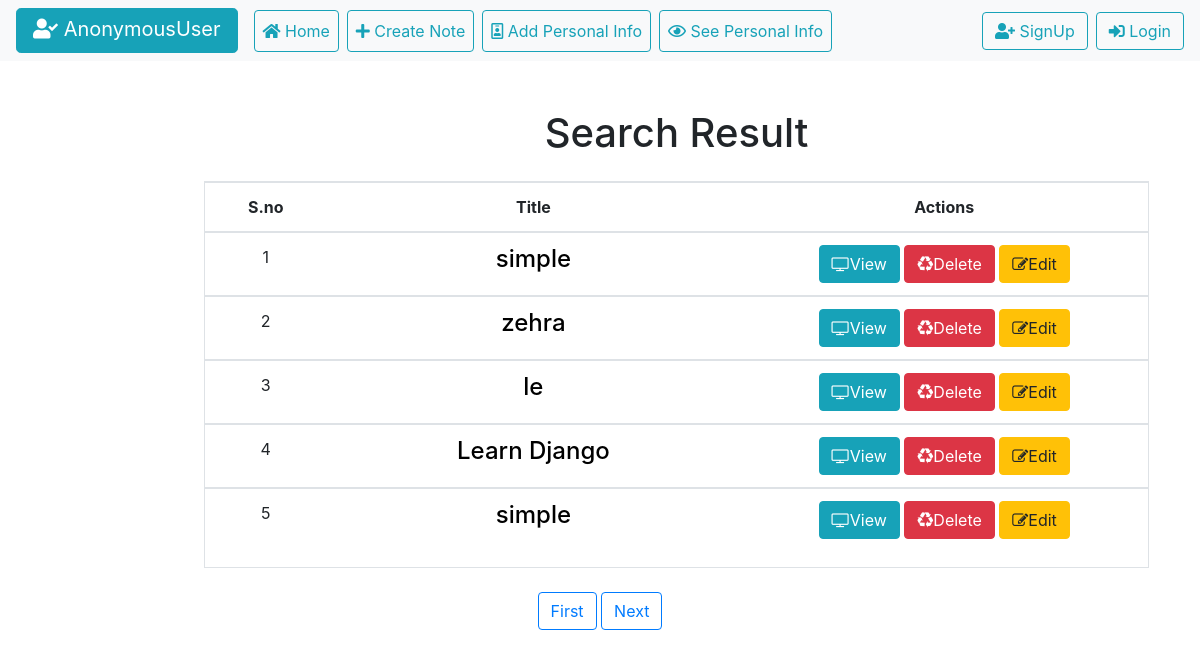
/search/, run on an earlier commit of the app's database.
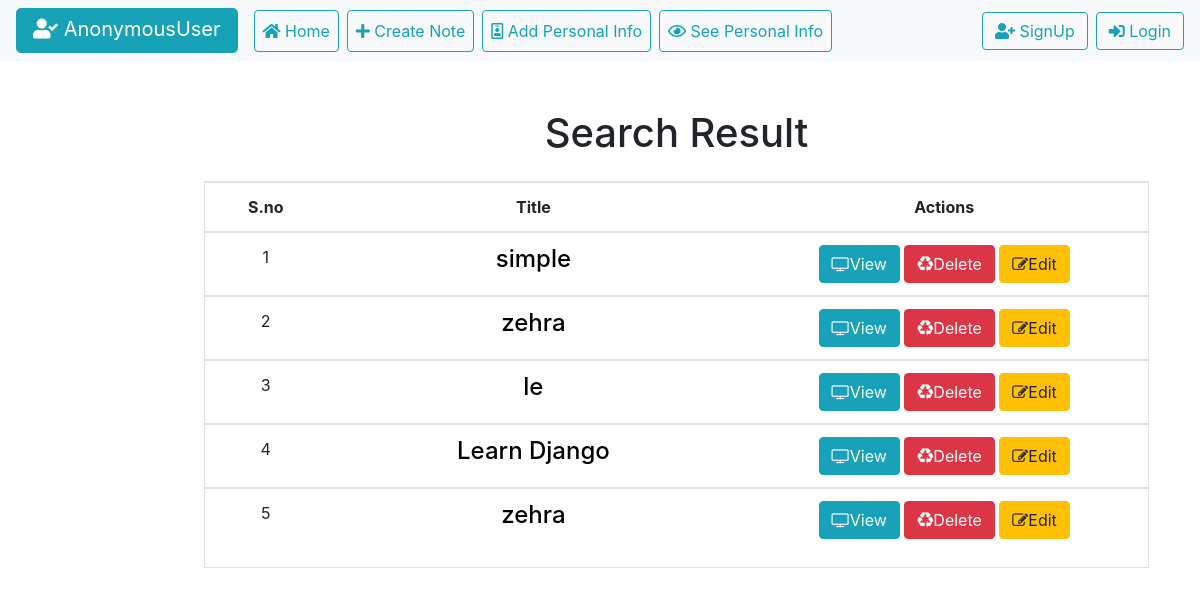
And on a later commit of the database.
### main/models.py (models this page shows)
class Post(models.Model):
    user=models.ForeignKey(User,on_delete=models.CASCADE,null=True)
    title=models.CharField(max_length=50)
    body=models.TextField(max_length=500)
    time=models.DateTimeField(auto_now_add=True)
    fav=models.ManyToManyField(User,related_name='fav',blank=True)

### main/views.py (the view)
# urls.py: path('search/',Search.as_view(),name='search'),
class Search(ListView):
    model=Post
    template_name="search.html"
    paginate_by=5
    def get_queryset(self):
        title=self.request.GET.get("title","")
        print(title)
        queryset=Post.objects.filter(title__icontains=title)
        print(queryset)
        return queryset

### main/templates/search.html (shortened to what this page needs)
{% extends 'base.html' %}
{% load static %}
{% block content %}
<div class="container my-4 mx-4 text-center " style="padding-left: 180px; margin-left: 30px;">
    {% if not object_list %}
    <h1>No Search Result ! </h1>
    {% else %}
    <h1>Search Result</h1>
      <div class="border mt-4">
        <table  class="mx-auto table table-hover bg-white">
          <thead>
          <tr>
          <th scope="col" style="width:1%">S.no</th>
          <th scope="col" style="width: 5%;">Title</th>
          <th scope="col" style="width: 5%;">Actions</th>
        </tr>
      </thead>
      {% for post in object_list %}
        <tbody>
          <tr>
            <td>{{forloop.counter}}</td>
            <td><a href="{% url 'postdetail' post.id %}" style="color: black;"><h4>{{post.title}}</h4></a></td>
            <td ><a type="button" class="btn btn-info" href="{% url 'postdetail' post.id %}"><i class="fa fa-television"></i>View</a>
              <a type="button" class="btn btn-danger" href="{% url 'delete' post.id %}"><i class="fa fa-recycle"></i>Delete</a>
              <a type="button" class="btn btn-warning" href="{% url 'updatepost' post.id %}"><i class="fa fa-edit"></i>Edit</a>
          </td>
          </tr>
        </tbody>
        {% endfor %}
        </table>
      </div>
      {% endif %}
</div>
<div class="text-center">
      {% if is_paginated %}
  <a class="btn btn-outline-primary" href="?page=1" role="button">First</a>
  {% if page_obj.has_next %}
  <a class="btn btn-outline-primary" href="?page={{page_obj.next_page_number}}"
    >Next</a
  >
  {% endif %}
  {% endif %}
</div>
{% endblock content %}

### main/templates/base.html (shortened to what this page needs)
<!DOCTYPE html>
{% load static %}
<html lang="en">
  <head>
    <link rel="stylesheet" href="https://pro.fontawesome.com/releases/v5.10.0/css/all.css"/>
    <link rel="stylesheet" href="https://cdnjs.cloudflare.com/ajax/libs/font-awesome/4.7.0/css/font-awesome.min.css">
    <link rel="stylesheet" href="{% static 'blog/css/bootstrap.min.css' %}" />
  </head>
  <body>
    <nav class="navbar navbar-expand-lg navbar-white bg-light">
        <a class="navbar-brand btn btn-info btn-lg  text-white" style="height: 45px;" href="{% url 'home' %}" style="border-radius: 20px;"><i class="fas fa-user-check"></i> {{request.user}}</a>
        <div class="collapse navbar-collapse" id="navbarNav">
          <ul class="navbar-nav">
            <li class="nav-item">
              <a class="nav-link {{homee}} btn btn-outline-info" href="{% url 'home' %}"><i class="fas fa-home"></i> Home <span class="sr-only">(current)</span></a>
            </li>
            <li class="nav-item active">
              <a class="nav-link {{createpost}} btn btn-outline-info ml-2" href="{% url 'createpost' %}"  ><i class="fas fa-plus"></i>  Create Note</a>
            </li>
            <li class="nav-item">
              <a class="nav-link {{addpersonal}} btn btn-outline-info ml-2" href="{% url 'personal' %}" ><i class="far fa-id-badge"></i>   Add Personal Info</a>
            </li>
            <li class="nav-item">
              <a class="nav-link {{show}} btn btn-outline-info ml-2" href="{% url 'showpersonal'%}"><i class="far fa-eye"></i>  See Personal Info</a>
            </li>
          </ul>
        </div>
       {% if request.user.is_authenticated %}
       <a href="{% url 'logout' %}" class="btn btn-outline-info ml-2"><i class="fas fa-sign-out-alt"></i>Logout</a>
       {% else %}
       <a href="{% url 'signup' %}" class="btn btn-outline-info ml-2"><i class="fas fa-user-plus"></i> SignUp</a>
       <a href="{% url 'login' %}" class="btn btn-outline-info ml-2"><i class="fas fa-sign-in-alt"></i> Login</a>
       {% endif %}
      </nav>
      <br>
    {% block content %}
    {% endblock content %}
  </body>
</html>

What changed in the data, as far as the page shows it:
removed Post: title "simple"
added Post: title "zehra"
Also different on the page:
text no longer shown: "First Next"
